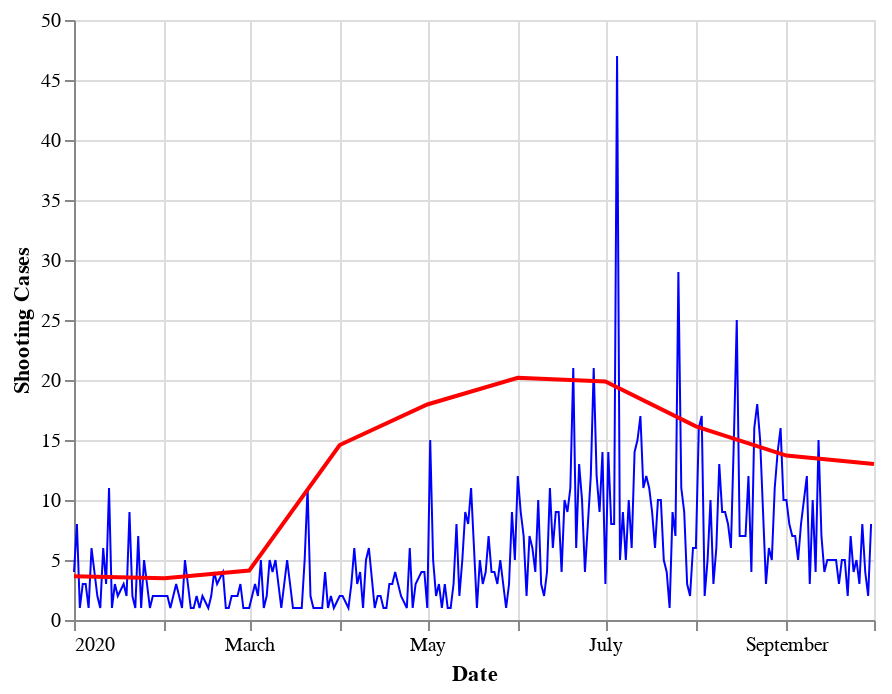

The cell this chart's notebook holds for it:
### Code cell
#2020 Shooting Cases and Unemployment Rate
line_2020 + unemployment_chart_20

### Figure 1 — Vega-Lite specification as saved in the notebook (floating-point values rounded to 4 significant figures; data arrays with more than 128 entries replaced by an {"elided": "..."} marker saying what was removed)
{"config": {"view": {"continuousWidth": 400, "continuousHeight": 300}}, "layer": [{"data": {"name": "data-9c79f5c881b5b2f55ac24ae928370866"}, "mark": {"type": "line", "color": "blue", "size": 1}, "encoding": {"x": {"type": "temporal", "field": "Date"}, "y": {"type": "quantitative", "axis": {"title": "Shooting Cases"}, "field": "Count"}}, "transform": [{"window": [{"op": "mean", "field": "Count", "as": "rolling_mean"}], "frame": [-15, 15]}]}, {"data": {"name": "data-98c17818a12a4ab5eec5129819a11ca5"}, "mark": {"type": "line", "color": "red"}, "encoding": {"tooltip": [{"type": "temporal", "field": "Date"}, {"type": "quantitative", "field": "Umemployment Rate"}], "x": {"type": "temporal", "field": "Date"}, "y": {"type": "quantitative", "field": "Umemployment Rate"}}}], "$schema": "https://vega.github.io/schema/vega-lite/v4.8.1.json", "datasets": {"data-9c79f5c881b5b2f55ac24ae928370866": {"elided": "254 records"}, "data-98c17818a12a4ab5eec5129819a11ca5": [{"Date": "2020-01-01T00:00:00", "Umemployment Rate": 3.64}, {"Date": "2020-02-01T00:00:00", "Umemployment Rate": 3.48}, {"Date": "2020-03-01T00:00:00", "Umemployment Rate": 4.12}, {"Date": "2020-04-01T00:00:00", "Umemployment Rate": 14.58}, {"Date": "2020-05-01T00:00:00", "Umemployment Rate": 17.96}, {"Date": "2020-06-01T00:00:00", "Umemployment Rate": 20.18}, {"Date": "2020-07-01T00:00:00", "Umemployment Rate": 19.88}, {"Date": "2020-08-01T00:00:00", "Umemployment Rate": 16.14}, {"Date": "2020-09-01T00:00:00", "Umemployment Rate": 13.7}, {"Date": "2020-10-01T00:00:00", "Umemployment Rate": 13.0}]}}
